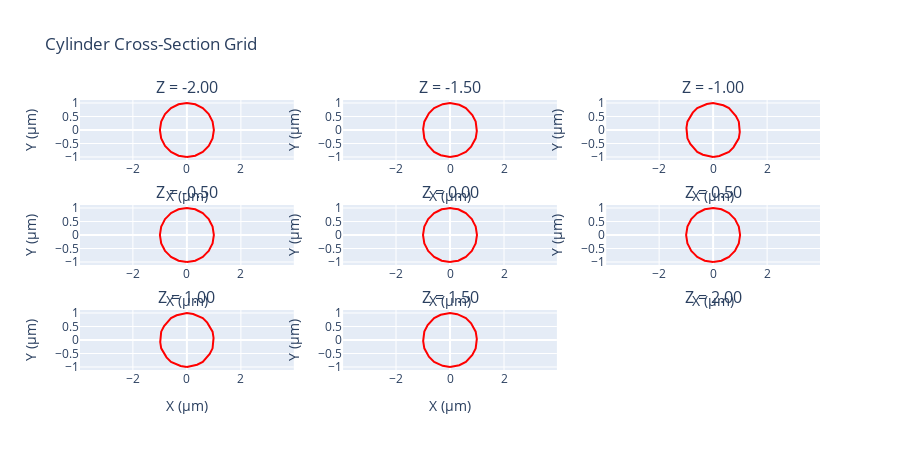

Here is the notebook cell this chart was saved with:
### Markdown cell above
## Cross-section grid view

### Code cell
mm.visualize_mesh_slice_grid(
    title="Cylinder Cross-Section Grid",
    num_slices=9  # 3x3 grid
)

### Figure 1 — Plotly figure (JSON) as saved in the notebook; plotly's stock layout.template omitted (floating-point values rounded to 4 significant figures)
{"data": [{"line": {"color": "red", "width": 2}, "mode": "lines", "showlegend": false, "type": "scatter", "x": [-1.837e-16, -0.309, -0.5878, -0.809, -0.9511, -1.0, -0.9511, -0.809, -0.5878, -0.309, 6.123e-17, 0.309, 0.5878, 0.809, 0.9511, 1.0, 0.9511, 0.809, 0.5878, 0.309, -1.837e-16, -1.837e-16], "xaxis": "x", "y": [-1.0, -0.9511, -0.809, -0.5878, -0.309, 1.225e-16, 0.309, 0.5878, 0.809, 0.9511, 1.0, 0.9511, 0.809, 0.5878, 0.309, 0.0, -0.309, -0.5878, -0.809, -0.9511, -1.0, -1.0], "yaxis": "y"}, {"line": {"color": "red", "width": 2}, "mode": "lines", "showlegend": false, "type": "scatter", "x": [-1.837e-16, -0.03863, -0.309, -0.3439, -0.5878, -0.6154, -0.809, -0.8268, -0.9511, -0.9572, -1.0, -0.9939, -0.9511, -0.9333, -0.809, -0.7814, -0.5878, -0.5529, -0.309, -0.2704, 6.123e-17, 0.03863, 0.309, 0.3439, 0.5878, 0.6154, 0.809, 0.8268, 0.9511, 0.9572, 1.0, 0.9939, 0.9511, 0.9333, 0.809, 0.7814, 0.5878, 0.5529, 0.309, 0.2704, -1.837e-16, -1.837e-16], "xaxis": "x2", "y": [-1.0, -0.9939, -0.9511, -0.9333, -0.809, -0.7814, -0.5878, -0.5529, -0.309, -0.2704, 1.225e-16, 0.03863, 0.309, 0.3439, 0.5878, 0.6154, 0.809, 0.8268, 0.9511, 0.9572, 1.0, 0.9939, 0.9511, 0.9333, 0.809, 0.7814, 0.5878, 0.5529, 0.309, 0.2704, 0.0, -0.03863, -0.309, -0.3439, -0.5878, -0.6154, -0.809, -0.8268, -0.9511, -0.9572, -1.0, -1.0], "yaxis": "y2"}, {"line": {"color": "red", "width": 2}, "mode": "lines", "showlegend": false, "type": "scatter", "x": [-1.837e-16, -0.07725, -0.309, -0.3787, -0.5878, -0.6431, -0.809, -0.8445, -0.9511, -0.9633, -1.0, -0.9878, -0.9511, -0.9155, -0.809, -0.7537, -0.5878, -0.5181, -0.309, -0.2318, 6.123e-17, 0.07725, 0.309, 0.3787, 0.5878, 0.6431, 0.809, 0.8445, 0.9511, 0.9633, 1.0, 0.9878, 0.9511, 0.9155, 0.809, 0.7537, 0.5878, 0.5181, 0.309, 0.2318, -1.837e-16, -1.837e-16], "xaxis": "x3", "y": [-1.0, -0.9878, -0.9511, -0.9155, -0.809, -0.7537, -0.5878, -0.5181, -0.309, -0.2318, 1.225e-16, 0.07725, 0.309, 0.3787, 0.5878, 0.6431, 0.809, 0.8445, 0.9511, 0.9633, 1.0, 0.9878, 0.9511, 0.9155, 0.809, 0.7537, 0.5878, 0.5181, 0.309, 0.2318, 0.0, -0.07725, -0.309, -0.3787, -0.5878, -0.6431, -0.809, -0.8445, -0.9511, -0.9633, -1.0, -1.0], "yaxis": "y3"}, {"line": {"color": "red", "width": 2}, "mode": "lines", "showlegend": false, "type": "scatter", "x": [-1.837e-16, -0.1159, -0.309, -0.4136, -0.5878, -0.6707, -0.809, -0.8623, -0.9511, -0.9694, -1.0, -0.9816, -0.9511, -0.8978, -0.809, -0.7261, -0.5878, -0.4832, -0.309, -0.1931, 6.123e-17, 0.1159, 0.309, 0.4136, 0.5878, 0.6707, 0.809, 0.8623, 0.9511, 0.9694, 1.0, 0.9816, 0.9511, 0.8978, 0.809, 0.7261, 0.5878, 0.4832, 0.309, 0.1931, -1.837e-16, -1.837e-16], "xaxis": "x4", "y": [-1.0, -0.9816, -0.9511, -0.8978, -0.809, -0.7261, -0.5878, -0.4832, -0.309, -0.1931, 1.225e-16, 0.1159, 0.309, 0.4136, 0.5878, 0.6707, 0.809, 0.8623, 0.9511, 0.9694, 1.0, 0.9816, 0.9511, 0.8978, 0.809, 0.7261, 0.5878, 0.4832, 0.309, 0.1931, 0.0, -0.1159, -0.309, -0.4136, -0.5878, -0.6707, -0.809, -0.8623, -0.9511, -0.9694, -1.0, -1.0], "yaxis": "y4"}, {"line": {"color": "red", "width": 2}, "mode": "lines", "showlegend": false, "type": "scatter", "x": [-1.837e-16, -0.1545, -0.309, -0.4484, -0.5878, -0.6984, -0.809, -0.88, -0.9511, -0.9755, -1.0, -0.9755, -0.9511, -0.88, -0.809, -0.6984, -0.5878, -0.4484, -0.309, -0.1545, 6.123e-17, 0.1545, 0.309, 0.4484, 0.5878, 0.6984, 0.809, 0.88, 0.9511, 0.9755, 1.0, 0.9755, 0.9511, 0.88, 0.809, 0.6984, 0.5878, 0.4484, 0.309, 0.1545, -1.837e-16, -1.837e-16], "xaxis": "x5", "y": [-1.0, -0.9755, -0.9511, -0.88, -0.809, -0.6984, -0.5878, -0.4484, -0.309, -0.1545, 1.225e-16, 0.1545, 0.309, 0.4484, 0.5878, 0.6984, 0.809, 0.88, 0.9511, 0.9755, 1.0, 0.9755, 0.9511, 0.88, 0.809, 0.6984, 0.5878, 0.4484, 0.309, 0.1545, 0.0, -0.1545, -0.309, -0.4484, -0.5878, -0.6984, -0.809, -0.88, -0.9511, -0.9755, -1.0, -1.0], "yaxis": "y5"}, {"line": {"color": "red", "width": 2}, "mode": "lines", "showlegend": false, "type": "scatter", "x": [-1.837e-16, 0.1159, 0.309, 0.4136, 0.5878, 0.6707, 0.809, 0.8623, 0.9511, 0.9694, 1.0, 0.9816, 0.9511, 0.8978, 0.809, 0.7261, 0.5878, 0.4832, 0.309, 0.1931, 6.123e-17, -0.1159, -0.309, -0.4136, -0.5878, -0.6707, -0.809, -0.8623, -0.9511, -0.9694, -1.0, -0.9816, -0.9511, -0.8978, -0.809, -0.7261, -0.5878, -0.4832, -0.309, -0.1931, -1.837e-16, -1.837e-16], "xaxis": "x6", "y": [-1.0, -0.9816, -0.9511, -0.8978, -0.809, -0.7261, -0.5878, -0.4832, -0.309, -0.1931, 0.0, 0.1159, 0.309, 0.4136, 0.5878, 0.6707, 0.809, 0.8623, 0.9511, 0.9694, 1.0, 0.9816, 0.9511, 0.8978, 0.809, 0.7261, 0.5878, 0.4832, 0.309, 0.1931, 1.225e-16, -0.1159, -0.309, -0.4136, -0.5878, -0.6707, -0.809, -0.8623, -0.9511, -0.9694, -1.0, -1.0], "yaxis": "y6"}, {"line": {"color": "red", "width": 2}, "mode": "lines", "showlegend": false, "type": "scatter", "x": [-1.837e-16, 0.07725, 0.309, 0.3787, 0.5878, 0.6431, 0.809, 0.8445, 0.9511, 0.9633, 1.0, 0.9878, 0.9511, 0.9155, 0.809, 0.7537, 0.5878, 0.5181, 0.309, 0.2318, 6.123e-17, -0.07725, -0.309, -0.3787, -0.5878, -0.6431, -0.809, -0.8445, -0.9511, -0.9633, -1.0, -0.9878, -0.9511, -0.9155, -0.809, -0.7537, -0.5878, -0.5181, -0.309, -0.2318, -1.837e-16, -1.837e-16], "xaxis": "x7", "y": [-1.0, -0.9878, -0.9511, -0.9155, -0.809, -0.7537, -0.5878, -0.5181, -0.309, -0.2318, 0.0, 0.07725, 0.309, 0.3787, 0.5878, 0.6431, 0.809, 0.8445, 0.9511, 0.9633, 1.0, 0.9878, 0.9511, 0.9155, 0.809, 0.7537, 0.5878, 0.5181, 0.309, 0.2318, 1.225e-16, -0.07725, -0.309, -0.3787, -0.5878, -0.6431, -0.809, -0.8445, -0.9511, -0.9633, -1.0, -1.0], "yaxis": "y7"}, {"line": {"color": "red", "width": 2}, "mode": "lines", "showlegend": false, "type": "scatter", "x": [-1.837e-16, 0.03863, 0.309, 0.3439, 0.5878, 0.6154, 0.809, 0.8268, 0.9511, 0.9572, 1.0, 0.9939, 0.9511, 0.9333, 0.809, 0.7814, 0.5878, 0.5529, 0.309, 0.2704, 6.123e-17, -0.03863, -0.309, -0.3439, -0.5878, -0.6154, -0.809, -0.8268, -0.9511, -0.9572, -1.0, -0.9939, -0.9511, -0.9333, -0.809, -0.7814, -0.5878, -0.5529, -0.309, -0.2704, -1.837e-16, -1.837e-16], "xaxis": "x8", "y": [-1.0, -0.9939, -0.9511, -0.9333, -0.809, -0.7814, -0.5878, -0.5529, -0.309, -0.2704, 0.0, 0.03863, 0.309, 0.3439, 0.5878, 0.6154, 0.809, 0.8268, 0.9511, 0.9572, 1.0, 0.9939, 0.9511, 0.9333, 0.809, 0.7814, 0.5878, 0.5529, 0.309, 0.2704, 1.225e-16, -0.03863, -0.309, -0.3439, -0.5878, -0.6154, -0.809, -0.8268, -0.9511, -0.9572, -1.0, -1.0], "yaxis": "y8"}], "layout": {"annotations": [{"font": {"size": 16}, "showarrow": false, "text": "Z = -2.00", "x": 0.1444, "xanchor": "center", "xref": "paper", "y": 1, "yanchor": "bottom", "yref": "paper"}, {"font": {"size": 16}, "showarrow": false, "text": "Z = -1.50", "x": 0.5, "xanchor": "center", "xref": "paper", "y": 1, "yanchor": "bottom", "yref": "paper"}, {"font": {"size": 16}, "showarrow": false, "text": "Z = -1.00", "x": 0.8556, "xanchor": "center", "xref": "paper", "y": 1, "yanchor": "bottom", "yref": "paper"}, {"font": {"size": 16}, "showarrow": false, "text": "Z = -0.50", "x": 0.1444, "xanchor": "center", "xref": "paper", "y": 0.6111, "yanchor": "bottom", "yref": "paper"}, {"font": {"size": 16}, "showarrow": false, "text": "Z = 0.00", "x": 0.5, "xanchor": "center", "xref": "paper", "y": 0.6111, "yanchor": "bottom", "yref": "paper"}, {"font": {"size": 16}, "showarrow": false, "text": "Z = 0.50", "x": 0.8556, "xanchor": "center", "xref": "paper", "y": 0.6111, "yanchor": "bottom", "yref": "paper"}, {"font": {"size": 16}, "showarrow": false, "text": "Z = 1.00", "x": 0.1444, "xanchor": "center", "xref": "paper", "y": 0.2222, "yanchor": "bottom", "yref": "paper"}, {"font": {"size": 16}, "showarrow": false, "text": "Z = 1.50", "x": 0.5, "xanchor": "center", "xref": "paper", "y": 0.2222, "yanchor": "bottom", "yref": "paper"}, {"font": {"size": 16}, "showarrow": false, "text": "Z = 2.00", "x": 0.8556, "xanchor": "center", "xref": "paper", "y": 0.2222, "yanchor": "bottom", "yref": "paper"}], "height": 450, "showlegend": false, "title": {"text": "Cylinder Cross-Section Grid"}, "xaxis": {"anchor": "y", "domain": [0, 0.2889], "scaleanchor": "y", "scaleratio": 1, "title": {"text": "X (µm)"}}, "xaxis2": {"anchor": "y2", "domain": [0.3556, 0.6444], "scaleanchor": "y", "scaleratio": 1, "title": {"text": "X (µm)"}}, "xaxis3": {"anchor": "y3", "domain": [0.7111, 1], "scaleanchor": "y", "scaleratio": 1, "title": {"text": "X (µm)"}}, "xaxis4": {"anchor": "y4", "domain": [0, 0.2889], "scaleanchor": "y", "scaleratio": 1, "title": {"text": "X (µm)"}}, "xaxis5": {"anchor": "y5", "domain": [0.3556, 0.6444], "scaleanchor": "y", "scaleratio": 1, "title": {"text": "X (µm)"}}, "xaxis6": {"anchor": "y6", "domain": [0.7111, 1], "scaleanchor": "y", "scaleratio": 1, "title": {"text": "X (µm)"}}, "xaxis7": {"anchor": "y7", "domain": [0, 0.2889], "scaleanchor": "y", "scaleratio": 1, "title": {"text": "X (µm)"}}, "xaxis8": {"anchor": "y8", "domain": [0.3556, 0.6444], "scaleanchor": "y", "scaleratio": 1, "title": {"text": "X (µm)"}}, "xaxis9": {"anchor": "y9", "domain": [0.7111, 1], "scaleanchor": "y", "scaleratio": 1, "title": {"text": "X (µm)"}}, "yaxis": {"anchor": "x", "domain": [0.7778, 1], "title": {"text": "Y (µm)"}}, "yaxis2": {"anchor": "x2", "domain": [0.7778, 1], "title": {"text": "Y (µm)"}}, "yaxis3": {"anchor": "x3", "domain": [0.7778, 1], "title": {"text": "Y (µm)"}}, "yaxis4": {"anchor": "x4", "domain": [0.3889, 0.6111], "title": {"text": "Y (µm)"}}, "yaxis5": {"anchor": "x5", "domain": [0.3889, 0.6111], "title": {"text": "Y (µm)"}}, "yaxis6": {"anchor": "x6", "domain": [0.3889, 0.6111], "title": {"text": "Y (µm)"}}, "yaxis7": {"anchor": "x7", "domain": [0, 0.2222], "title": {"text": "Y (µm)"}}, "yaxis8": {"anchor": "x8", "domain": [0, 0.2222], "title": {"text": "Y (µm)"}}, "yaxis9": {"anchor": "x9", "domain": [0, 0.2222], "title": {"text": "Y (µm)"}}}}
